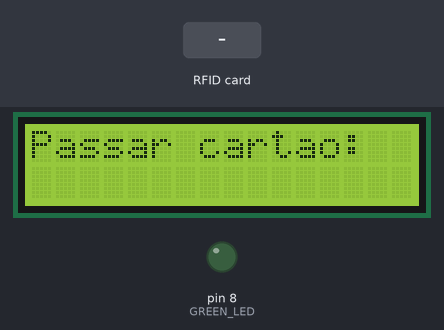
This sketch was run on a simulated Arduino Uno, built with avr-gcc and run on an emulated ATmega328P. Shown: 16×2 character LCD, output pins drawn as LEDs (lit = HIGH). The inputs (shaded band) are chosen by the test bench. Pins used as bus, display or sensor lines are not drawn.

Above: at 1.3 s.
1.4 s: RFID card 5E 7A 19 C4 held to the reader
At 2.9 s:
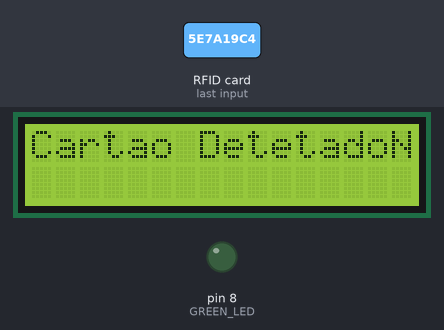
At 8.1 s:
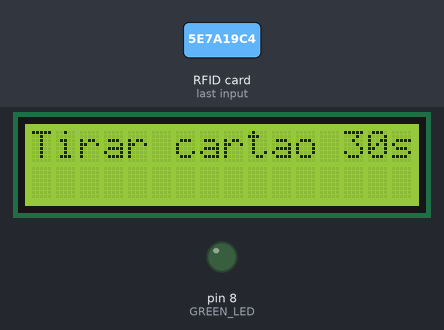
Timing chart, 0 to 9.6 s (numbered marks = the images above; inputs shaded):
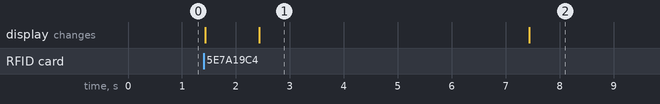

Measured:
- after the input at 1.4 s, the display: first changes at once (image 1 shows a later state)
- what the display in image 1 shows lasts 5.0 s, from 2.4 s to 7.4 s

The sketch:

rfid.ino
```cpp
#include <SPI.h>
#include <MFRC522.h>
#include <LiquidCrystal.h>


#define RST_PIN 9
#define SS_PIN 10
#define GREEN_LED 8
#define RED_LED 1


MFRC522 mfrc522(SS_PIN, RST_PIN);
LiquidCrystal lcd(7, 6, 5, 4, 3, 2);

void setup() {
  Serial.begin(9600);
  SPI.begin();
  mfrc522.PCD_Init();
  lcd.begin(16, 2);
  lcd.clear();
  lcd.write("Passar cartao:");
  pinMode(GREEN_LED, OUTPUT);
  pinMode(RED_LED, OUTPUT);
}

void loop() {


  MFRC522::MIFARE_Key key;
  for (byte i = 0; i < 6; i++) key.keyByte[i] = 0xFF;


  byte block;
  byte len;
  MFRC522::StatusCode status;


  if (!mfrc522.PICC_IsNewCardPresent()) {
    return;
  }

  if (!mfrc522.PICC_ReadCardSerial()) {
    return;
  }
  lcd.clear();
  lcd.print("Cartao Detetado");
  delay(1000);

  //---------------------------------------- TURMA

  byte buffer2[18];
  block = 1;
  len = 18;

  status = mfrc522.PCD_Authenticate(MFRC522::PICC_CMD_MF_AUTH_KEY_A, 1, &key, &(mfrc522.uid));  //line 834
  if (status != MFRC522::STATUS_OK) {
    return;
  }

  status = mfrc522.MIFARE_Read(block, buffer2, &len);
  if (status != MFRC522::STATUS_OK) {
    return;
  }

  String test;

  for (uint8_t i = 0; i < 16; i++) {
    test += String((char)buffer2[i]);
  }

  test.trim();

  //--------------------------------------------- PROCURAR CARTAO/LIGAR LEDS

  if (test == "TETO") {
    lcd.clear();
    lcd.println("TETO Aceite");
    digitalWrite(GREEN_LED, HIGH);
    Serial.println("python3 TETO.py");
    delay(1000);
    digitalWrite(GREEN_LED, LOW);
  } else if (test == "TGEIO") {
    lcd.clear();
    lcd.println("TGEIO Aceite");
    digitalWrite(GREEN_LED, HIGH);
    delay(5000);
    digitalWrite(GREEN_LED, LOW);
    delay(1000);
    lcd.clear();
    lcd.println("A abrir horario ");
    Serial.println("python3 TGEIO.py");
    delay(5000);
  } else {
    lcd.println("Negado");
    digitalWrite(RED_LED, HIGH);
    delay(5000);
    digitalWrite(RED_LED, LOW);
  }

  lcd.clear();
  lcd.print("Tirar cartao 30s");
  delay(30000);


  lcd.clear();
  lcd.print("Passar cartao:");


  mfrc522.PICC_HaltA();
  mfrc522.PCD_StopCrypto1();
}
```
